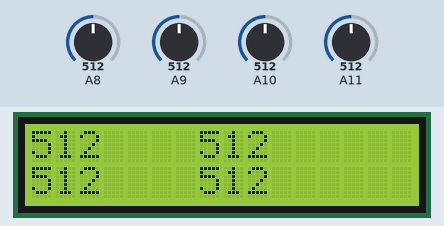
Bench run of a sketch on a simulated Arduino Mega 2560, built with avr-gcc and run on an emulated ATmega2560. Parts: 16×2 character LCD. The inputs (shaded band) are chosen by the test bench; at power-on: A8 = 512, A9 = 512, A10 = 512, A11 = 512.

Above: at 1.27 s.
1.3 s: A8 set to 716
At 1.53 s:
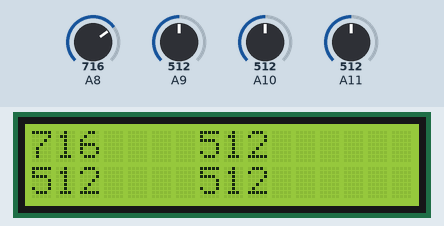
2.8 s: A9 set to 716
At 3.43 s:
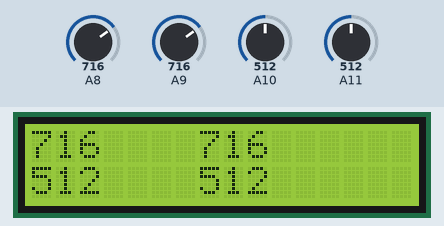
4.4 s: A10 set to 716
At 4.69 s:
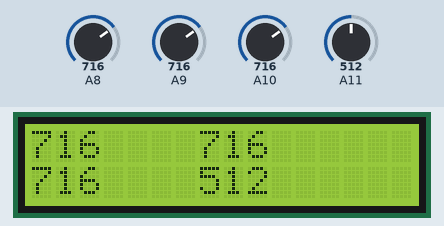
5.9 s: A11 set to 716
At 6.48 s:
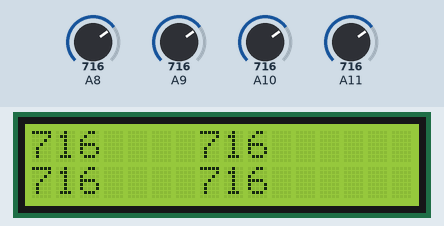
7.4 s: A8 set to 992
At 7.95 s:
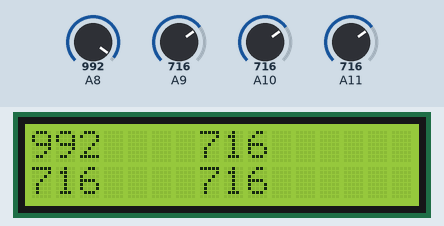
8.9 s: A9 set to 992
At 9.43 s:
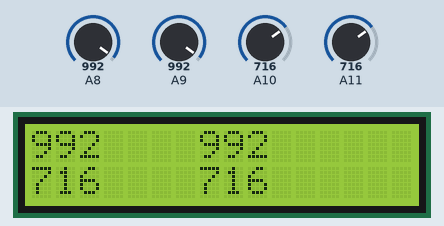
Timing chart, 0 to 11.4 s (numbered marks = the images above; inputs shaded):
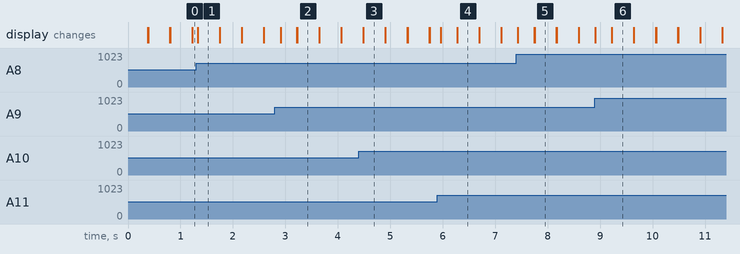

The sketch:

motore_brushless.ino
```cpp
#include <LiquidCrystal.h>

LiquidCrystal lcd(2, 3, 7, 6, 5, 4);

int sensorValue1 = 0;
int sensorValue2 = 0;
int sensorValue3 = 0;
int sensorValue4 = 0;
float outputValue = 0;

void setup() {
  lcd.begin(16, 2);
}

void loop() {
  sensorValue1 = analogRead(A8);
  sensorValue2 = analogRead(A9);
  sensorValue3 = analogRead(A10);
  sensorValue4 = analogRead(A11);
  lcd.setCursor(0, 0);
  lcd.print(sensorValue1);
  lcd.setCursor(7, 0);
  lcd.print(sensorValue2);
  lcd.setCursor(0, 1);
  lcd.print(sensorValue3);
  lcd.setCursor(7, 1);
  lcd.print(sensorValue4);
  delay(100);
  lcd.clear();
}
```

Measured:
- after the input at 1.3 s, the display: changes at once (image 1)
- after the input at 2.8 s, the display: changes after 0.11 s (image 2)
- after the input at 4.4 s, the display: first differs from a run without the input after 0.09 s (image 3)
- after the input at 5.9 s, the display: changes after 0.06 s (image 4)
- after the input at 7.4 s, the display: changes at once (image 5)
- after the input at 8.9 s, the display: changes at once (image 6)
- what the display in image 1 shows lasts 0.4 s, from 1.3 s to 1.7 s
